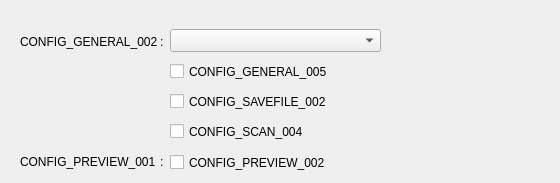
   <widget class="QWidget" name="general_tab">
    <attribute name="title">
     <string>CONFIG_GENERAL_001</string>
    </attribute>
    <widget class="QLabel" name="Units_label">
     <property name="geometry">
      <rect>
       <x>20</x>
       <y>30</y>
       <width>141</width>
       <height>23</height>
      </rect>
     </property>
     <property name="text">
      <string>CONFIG_GENERAL_002</string>
     </property>
    </widget>
    <widget class="UnitsComboBox" name="Units_comboBox">
     <property name="geometry">
      <rect>
       <x>170</x>
       <y>29</y>
       <width>211</width>
       <height>23</height>
      </rect>
     </property>
    </widget>
    <widget class="LastUsedCheckBox" name="Last_Used_checkBox">
     <property name="geometry">
      <rect>
       <x>170</x>
       <y>60</y>
       <width>381</width>
       <height>23</height>
      </rect>
     </property>
     <property name="text">
      <string>CONFIG_GENERAL_005</string>
     </property>
    </widget>
    <widget class="OpenImgFolderAfterScanCheckBox" name="Open_Img_Folder_after_scan_checkBox">
     <property name="geometry">
      <rect>
       <x>170</x>
       <y>90</y>
       <width>381</width>
       <height>23</height>
      </rect>
     </property>
     <property name="text">
      <string>CONFIG_SAVEFILE_002</string>
     </property>
    </widget>
    <widget class="TransferDataAfterCompCheckBox" name="Transfer_data_after_comp_checkBox">
     <property name="geometry">
      <rect>
       <x>170</x>
       <y>120</y>
       <width>381</width>
       <height>23</height>
      </rect>
     </property>
     <property name="text">
      <string>CONFIG_SCAN_004</string>
     </property>
    </widget>
    <widget class="QLabel" name="Doc_source_colon_label">
     <property name="enabled">
      <bool>true</bool>
     </property>
     <property name="geometry">
      <rect>
       <x>160</x>
       <y>32</y>
       <width>16</width>
       <height>20</height>
      </rect>
     </property>
     <property name="toolTip">
      <string notr="true"/>
     </property>
     <property name="text">
      <string notr="true">:</string>
     </property>
    </widget>
    <widget class="QualityPreviewCheckbox" name="Quality_Preview_checkBox">
     <property name="geometry">
      <rect>
       <x>170</x>
       <y>151</y>
       <width>381</width>
       <height>23</height>
      </rect>
     </property>
     <property name="text">
      <string>CONFIG_PREVIEW_002</string>
     </property>
    </widget>
    <widget class="QLabel" name="Preview_colon_label">
     <property name="enabled">
      <bool>true</bool>
     </property>
     <property name="geometry">
      <rect>
       <x>160</x>
       <y>152</y>
       <width>16</width>
       <height>20</height>
      </rect>
     </property>
     <property name="toolTip">
      <string notr="true"/>
     </property>
     <property name="text">
      <string notr="true">:</string>
     </property>
    </widget>
    <widget class="QLabel" name="Preview_label">
     <property name="geometry">
      <rect>
       <x>20</x>
       <y>150</y>
       <width>141</width>
       <height>23</height>
      </rect>
     </property>
     <property name="text">
      <string>CONFIG_PREVIEW_001</string>
     </property>
    </widget>
   </widget>
